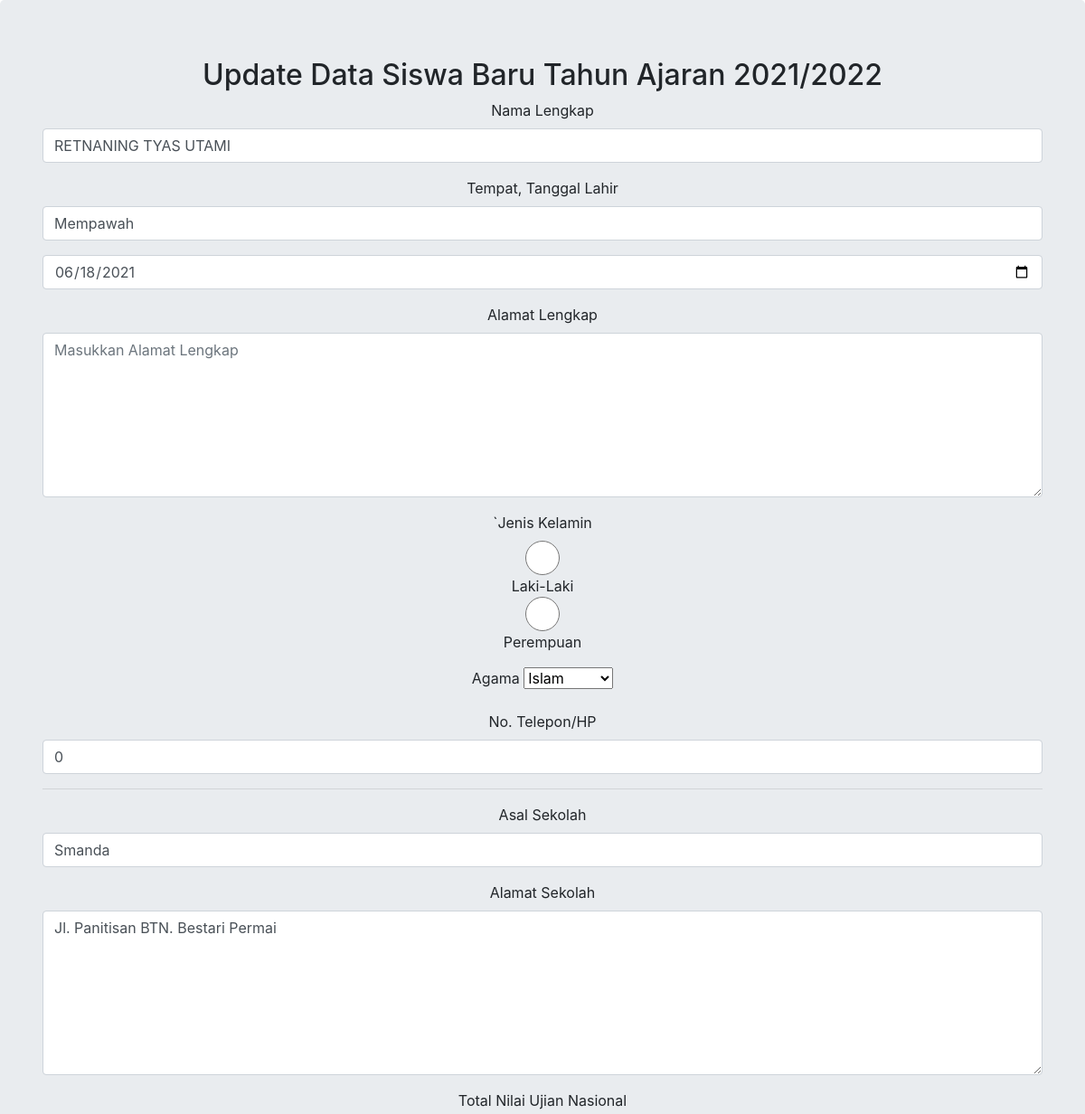
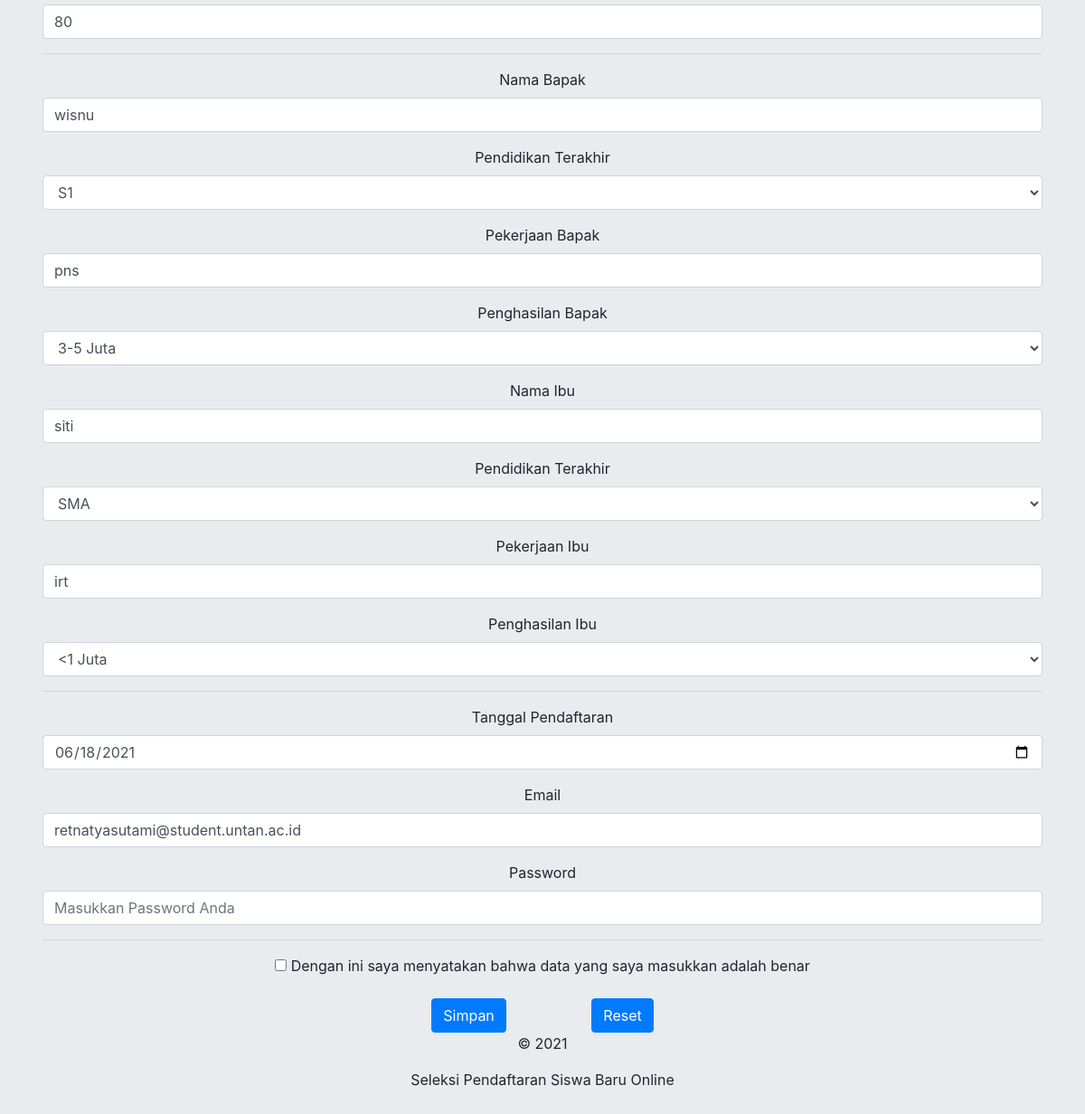
The page /edit2.php?id_daftar=9 on the database its author committed (2 pictures, top to bottom).
### tables this page shows
CREATE TABLE `tb_siswa` (
  `id_daftar` int(10) NOT NULL,
  `nama` varchar(100) NOT NULL,
  `tempat_lahir` varchar(100) NOT NULL,
  `tanggal_lahir` varchar(100) NOT NULL,
  `alamat` varchar(100) NOT NULL,
  `jk` enum('Laki-Laki','Perempuan') NOT NULL,
  `agama` varchar(15) NOT NULL,
  `telepon` int(15) NOT NULL,
  `sekolah_asal` varchar(100) NOT NULL,
  `alamat_sekolah` varchar(100) NOT NULL,
  `total_un` varchar(5) NOT NULL,
  `nama_bpk` varchar(100) NOT NULL,
  `pendidikan_bpk` varchar(100) NOT NULL,
  `pekerjaan_bpk` varchar(100) NOT NULL,
  `penghasilan_bpk` varchar(100) NOT NULL,
  `nama_ibu` varchar(100) NOT NULL,
  `pendidikan_ibu` varchar(100) NOT NULL,
  `pekerjaan_ibu` varchar(100) NOT NULL,
  `penghasilan_ibu` varchar(100) NOT NULL,
  `email` varchar(100) NOT NULL,
  `password` varchar(100) NOT NULL,
  `tanggal_daftar` varchar(100) NOT NULL
);

### edit2.php (the view, shortened to what this page needs)
<?php
include 'koneksi.php';
$id = $_GET['id_daftar'];
$edit_data = mysqli_query($connect, "SELECT * FROM tb_siswa WHERE id_daftar = $id");
while ($edit = mysqli_fetch_assoc($edit_data)) {
?>
    <!DOCTYPE html>
    <html>
    <head>
        <link rel="stylesheet" href="https://maxcdn.bootstrapcdn.com/bootstrap/4.3.1/css/bootstrap.min.css">
    </head>
    <body>
        <div class="jumbotron text-center">
            <div class="container">
                <h2>Update Data Siswa Baru Tahun Ajaran 2021/2022</h2>
                <form action="update2.php" method="post">
                    <div class="form-group">
                        <label>Nama Lengkap</label>
                        <input type="text" name="nama" class="form-control" value="<?= $edit["nama"]; ?>">
                    </div>
                    <div class="form-group">
                        <label>Tempat, Tanggal Lahir</label>
                        <input type="text" name="tempat_lahir" class="form-control" placeholder="Tempat Lahir" required value="<?= $edit["tempat_lahir"]; ?>">
                    </div>
                    <div class="form-group">
                        <input type="date" name="tanggal_lahir" class="form-control" placeholder="Tanggal Lahir" required value="<?= $edit["tanggal_lahir"]; ?>">
                    </div>
                    <div class="form-group">
                        <label>Alamat Lengkap</label>
                        <textarea name="alamat" class="form-control" rows="7" placeholder="Masukkan Alamat Lengkap" required><?= $edit["alamat"]; ?></textarea>
                    </div>
                    <div class="form-group">
                        <label>`Jenis Kelamin</label>
                        <input type="radio" name="jk" class="form-control" value="Laki-Laki" required>Laki-Laki
                        <input type="radio" name="jk" class="form-control" value="Perempuan" required>Perempuan
                    </div>
                    <div class="form-group">
                        <label>Agama</label>
                        <select name="agama" class="input-control" required>
                            <option value="<?= $edit["agama"]; ?>"><?= $edit["agama"]; ?></option>
                        </select>
                    </div>
                    <div class="form-group">
                        <label>No. Telepon/HP</label>
                        <input type="text" name="telepon" class="form-control" placeholder="Nomor Telepon/HP" required value="<?= $edit["telepon"]; ?>">
                    </div>
                    <hr>
                    <div class="form-group">
                        <label>Asal Sekolah</label>
                        <input type="text" name="sekolah_asal" class="form-control" placeholder="Asal Sekolah" required value="<?= $edit["sekolah_asal"]; ?>">
                    </div>
                    <div class="form-group">
                        <label>Alamat Sekolah</label>
                        <textarea name="alamat_sekolah" class="form-control" rows="7" placeholder="Masukkan Alamat Lengkap Asal Sekolah" required><?= $edit["alamat_sekolah"]; ?></textarea>
                    </div>
                    <div class="form-group">
                        <label>Total Nilai Ujian Nasional</label>
                        <input type="text" name="total_un" class="form-control" placeholder="Total Nilai Ujian Nasional" required value="<?= $edit["total_un"]; ?>">
                    </div>
                    <hr>
                    <div class="form-group">
                        <label>Nama Bapak</label>
                        <input type="text" name="nama_bpk" class="form-control" placeholder="Nama Bapak" required value="<?= $edit["nama_bpk"]; ?>">
                    </div>
                    <div class="form-group">
                        <label>Pendidikan Terakhir</label>
                        <select name="pendidikan_bpk" class="form-control" required>
                            <option name="pendidikan_bpk" value="<?= $edit["pendidikan_bpk"]; ?>"><?= $edit["pendidikan_bpk"]; ?></option>
                        </select>
                    </div>
                    <div class="form-group">
                        <label>Pekerjaan Bapak</label>
                        <input type="text" name="pekerjaan_bpk" class="form-control" placeholder="Pekerjaan Bapak" required value="<?= $edit["pekerjaan_bpk"]; ?>">
                    </div>
                    <div class="form-group">
                        <label>Penghasilan Bapak</label>
                        <select name="penghasilan_bpk" class="form-control" required>
                            <option name="penghasilan_bpk" value="<?= $edit["penghasilan_bpk"]; ?>"><?= $edit["penghasilan_bpk"]; ?></option>
                        </select>
                    </div>
                    <div class="form-group">
                        <label>Nama Ibu</label>
                        <input type="text" name="nama_ibu" class="form-control" placeholder="Nama Ibu" required value="<?= $edit["nama_ibu"]; ?>">
                    </div>
                    <div class="form-group">
                        <label>Pendidikan Terakhir</label>
                        <select name="pendidikan_ibu" class="form-control" required>
                            <option name="pendidikan_ibu" value="<?= $edit["pendidikan_ibu"]; ?>"><?= $edit["pendidikan_ibu"]; ?></option>
                        </select>
                    </div>
                    <div class="form-group">
                        <label>Pekerjaan Ibu</label>
                        <input type="text" name="pekerjaan_ibu" class="form-control" placeholder="Pekerjaan Ibu" required value="<?= $edit["pekerjaan_ibu"]; ?>">
                    </div>
                    <div class="form-group">
                        <label>Penghasilan Ibu</label>
                        <select name="penghasilan_ibu" class="form-control" required>
                            <option name="penghasilan_bpk" value="<?= $edit["penghasilan_ibu"]; ?>"><?= $edit["penghasilan_ibu"]; ?></option>
                        </select>
                    </div>
                    <hr>
                    <div class="form-group">
                        <label>Tanggal Pendaftaran</label>
                        <input type="date" name="tanggal_daftar" class="form-control" placeholder="Tanggal Pendaftaran" required value="<?= $edit["tanggal_daftar"]; ?>">
                    </div>
                    <div class="form-group">
                        <label>Email</label>
                        <input type="email" name="email" class="form-control" placeholder="Masukkan Email Anda" required value="<?= $edit["email"]; ?>">
                    </div>
                    <div class="form-group">
                        <label>Password</label>
                        <input type="password" name="password" class="form-control" placeholder="Masukkan Password Anda" required value="<?= $edit["pw"]; ?>">
                    </div>
                    <hr>
                    <div class="checkbox">
                        <input type="checkbox" required> Dengan ini saya menyatakan bahwa data yang saya masukkan adalah benar
                    </div>
                    <br>
                    <button type="submit" name="submit" class="btn btn-primary">Simpan</button> &nbsp; &nbsp; &nbsp; &nbsp; &nbsp; &nbsp; &nbsp; &nbsp; &nbsp; &nbsp;
                    <button type="reset" name="reset" class="btn btn-primary">Reset</button>
                <?php } ?>
                </form>
            </div>
            <footer class="container-fluid">
                <p class="text-center">&copy 2021<a href="#"> </a></p>
                <p class="text-center kecil">Seleksi Pendaftaran Siswa Baru Online </p>
            </footer>
    </body>
    </html>

### rows shown on the page
tb_siswa: nama "RETNANING TYAS UTAMI", tempat_lahir "Mempawah", tanggal_lahir "06/18/2021", agama "Islam", telepon "0", sekolah_asal "Smanda", alamat_sekolah "Jl. Panitisan BTN. Bestari Permai", total_un "80", nama_bpk "wisnu", pendidikan_bpk "S1", pekerjaan_bpk "pns", penghasilan_bpk "3-5 Juta", nama_ibu "siti", pendidikan_ibu "SMA", pekerjaan_ibu "irt", penghasilan_ibu "<1 Juta", tanggal_daftar "06/18/2021", email "retnatyasutami@student.untan.ac.id"
